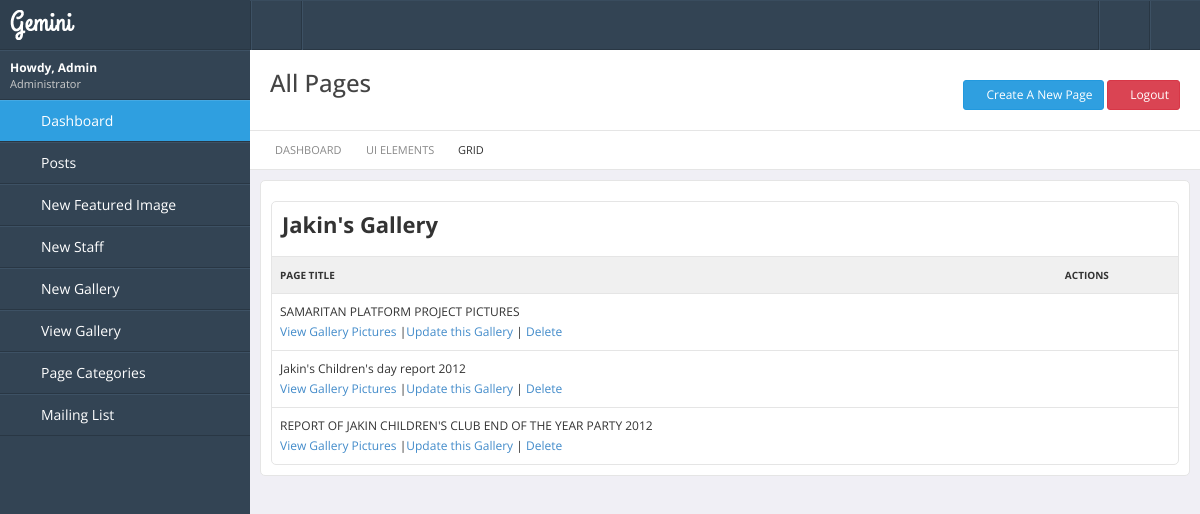
The app's page /mainad/gall.php (signed in) with its own data.
### tables this page shows
CREATE TABLE `posts` (
  `post_id` int(11) NOT NULL AUTO_INCREMENT,
  `posted_by` int(11) NOT NULL,
  `date_posted` timestamp NOT NULL DEFAULT CURRENT_TIMESTAMP,
  `video` text NOT NULL,
  `image` varchar(100) NOT NULL,
  `page_id` int(11) NOT NULL,
  `post` text NOT NULL,
  `post_session` varchar(40) NOT NULL,
  `subcat` int(11) NOT NULL,
  `long_id` varchar(200) NOT NULL,
  `page_title` text NOT NULL,
  `is_gallery` enum('0','1') NOT NULL DEFAULT '0',
  PRIMARY KEY (`post_id`)
);

### mainad/gall.php (the view, shortened to what this page needs)
<?
include 'header.php';
?>
            <? include 'left.php' ?>
            <div class="page-content">
                <div class="container">
                    <div class="page-toolbar">
                        <div class="page-toolbar-block">
                            <div class="page-toolbar-title">All Pages</div>
                        </div>
                        <div class="page-toolbar-block pull-right">
                            <div class="widget-info widget-from">
                                <a class="btn btn-primary" href="newpage.php"><i class="fa fa-cog"></i> Create A New Page</a>
                                <a class="btn btn-danger" href="logout.php"><i class="fa fa-power-off"></i> Logout</a>
                            </div>
                        </div>
                        <ul class="breadcrumb">
                            <li><a href="#">Dashboard</a></li>
                            <li><a href="#">UI Elements</a></li>
                            <li class="active">Grid</li>
                        </ul>
                    </div>
                    <div class="row">
                        <div class="col-md-12">
                            <div class="block">
                                <div class="block-content">
                                <div class="block">
                                <div class="block-content">
                                    <h2><strong>Jakin's Gallery</strong>                                </h2>
                                </div>
                                <div class="block-content np">
                                 <?
 									 $q = mysql_query("SELECT * FROM posts WHERE is_gallery = '1' ORDER BY post_id DESC");
 									 $n = mysql_num_rows($q);
 									 if($n < 1) {?>
										<div>You have no posts. <a href="newpage.php" class="button success small">Enter A New Page</a></div>
  										<? }else{ ?>
  										<table class="table">
                                        <tr>
                                            <th>Page Title</th><th>Actions</th>
                                        </tr>
										<?  while($r=mysql_fetch_object($q)){ ?>
                                        <tr>
                                            <td><?=stripslashes($r->page_title)?>
      <br />
      <a href="viewgall.php?id=<?=$r->post_session?>&pd=<?=$r->post_session?>">View Gallery Pictures</a> |<a href="updategallery.php?ps=<?=$r->post_session?>">Update this Gallery</a> | <a href="javascript:void(0)" onClick="confirmDelete('deletepage.php?id=<?=$r->post_id?>')">Delete</a></td><td></td>
                                        </tr>
                                        <? }  ?>
                                  </table>
                                  <? } ?>
                                </div>
                            </div>
                                </div>
                            </div>
                        </div>
                    </div>
                </div>
            </div>
        </div>
    </body>
</html>

### mainad/css/styles.css (style rules this page uses)
html * { outline: none !important; }
html, body { padding: 0px; margin: 0px; height: 100%; min-height: 100%; background: #e5e5e5; position: relative; overflow: hidden; font-family: 'Open Sans', sans-serif; }
.container { max-width: none !important; padding: 0px; padding-bottom: 10px; }
[class^='col-xs-'], [class^='col-sm-'], [class^='col-md-'], [class^='col-lg-'] { position: relative; min-height: 1px; padding-left: 10px; padding-right: 10px; }
.container .row { margin-left: 0px; margin-right: 0px; }
.page-container .page-content { padding-left: 250px; padding-top: 50px; z-index: 1; background: #f0eff5; height: 100%; min-height: 100%; }
.container { max-width: none !important; width: auto; }
.page-content .page-toolbar { width: 100%; float: left; padding: 0px; background: #ffffff; border-bottom: 1px solid #e5e5e5; }
.page-content .page-toolbar .page-toolbar-block { float: left; margin: 20px 0px 10px 20px; }
.page-content .page-toolbar .page-toolbar-title { font-size: 24px; line-height: 25px; color: #444; font-weight: 500; margin-bottom: 5px; }
.widget-info { float: left; position: relative; border-right: 1px solid #e5e5e5; padding: 0px 20px; margin-bottom: 10px; }
.widget-info.widget-from { margin-top: 10px; }
div .widget-info:last-child { border-right: 0px; }
.breadcrumb { float: left; width: 100%; margin-bottom: 0px; -moz-border-radius: 0px; -webkit-border-radius: 0px; border-radius: 0px; background: transparent; border-top: 1px solid #e5e5e5; padding: 10px 25px; }
.breadcrumb li a { text-decoration: none; text-transform: uppercase; color: #888; font-size: 11px; font-weight: 400; }
.breadcrumb li.active { color: #333; text-transform: uppercase; font-size: 11px; font-weight: 400; }
.breadcrumb > li + li:before { content: "\f105"; font-family: "FontAwesome"; padding: 0px 7px 0px 5px; }
.block { width: 100%; float: left; position: relative; margin-top: 10px; background: #ffffff; border: 1px solid #e5e5e5; -moz-border-radius: 5px; -webkit-border-radius: 5px; border-radius: 5px; }
.block-content, .block-footer { width: 100%; float: left; padding: 10px; -moz-border-radius: 5px; -webkit-border-radius: 5px; border-radius: 5px; position: relative; }
.block-content.np, .block-footer.np { padding: 0px; }
h1, h2, h3, h4, h5, h6 { font-family: 'Open Sans', sans-serif; font-weight: 500; }
h1 strong, h2 strong, h3 strong, h4 strong, h5 strong, h6 strong { font-weight: 700; }
h1, h2, h3 { margin-top: 0px; margin-bottom: 10px; }
h2 { font-size: 22px; }
.btn { -webkit-transition: background-color 100ms linear; -moz-transition: background-color 100ms linear; transition: background-color 100ms linear; }
.btn.btn-primary, .btn.btn-primary:focus { background: #2f9fe0; border: 1px solid #2299de; }
.btn.btn-danger, .btn.btn-danger:focus { background: #da4453; border: 1px solid #d73747; }
table { width: 100%; }
table tr td { padding: 5px 8px; line-height: 20px; }
.table { margin-bottom: 0px; }
.table tr > th { border-top: 0px; background: #F0F0F0; font-size: 10px; text-transform: uppercase; }
.table th, .table td { vertical-align: middle !important; line-height: 20px !important; border-top: 1px solid #e5e5e5 !important; }
.np { padding: 0px; }

### records on screen
posts: page_title "SAMARITAN PLATFORM PROJECT PICTURES"
posts: page_title "Jakin's Children's day report 2012"
posts: page_title "REPORT OF JAKIN CHILDREN'S CLUB END OF THE YEAR PARTY 2012"
